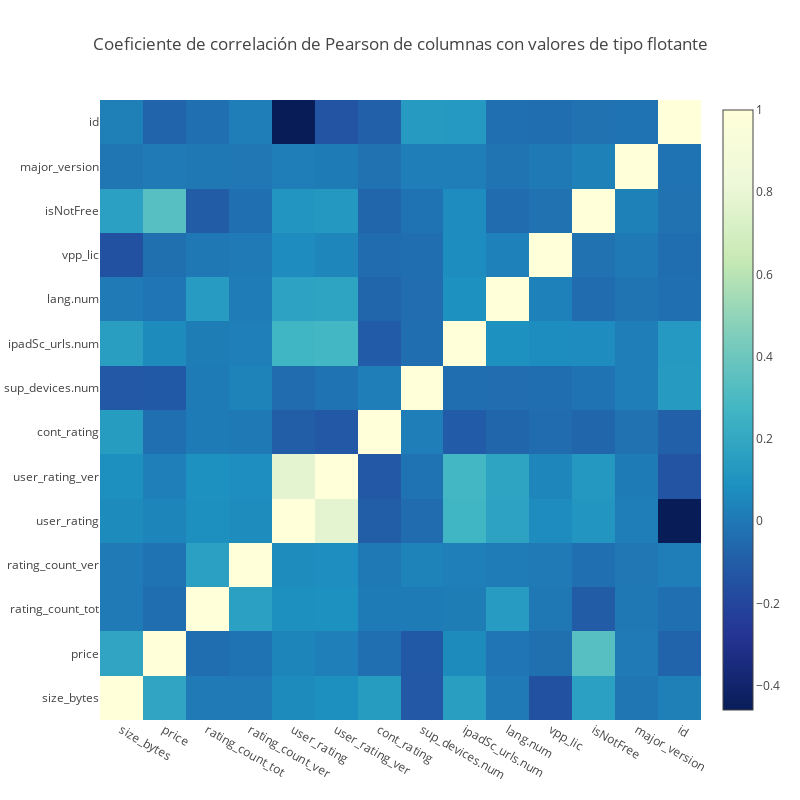

Notebook code for this chart:
### Markdown cell above
Con esto se obtienen datos adicionales: track name, tamano de la app en bytes y la descripcion.

### Code cell
data = [
    go.Heatmap(
        z = m.corr().values,
        x = m.corr().columns.values,
        y = m.corr().columns.values,
        colorscale='YlGnBu',
        reversescale=False,
    )
]

layout = go.Layout(
    title='Coeficiente de correlación de Pearson de columnas con valores de tipo flotante',
    xaxis = dict(ticks=''),
    yaxis = dict(ticks='' ),
    width = 800, height = 800,
    margin = dict(
        l = 100
    )
)

fig = go.Figure(data=data, layout=layout)
py.iplot(fig, filename='labelled-heatmap')

### Figure 1 — Plotly figure (JSON) as saved in the notebook; plotly's stock layout.template omitted (floating-point values rounded to 4 significant figures; data arrays with more than 128 entries replaced by an {"elided": "..."} marker saying what was removed)
{"data": [{"colorscale": "YlGnBu", "reversescale": false, "type": "heatmap", "x": ["size_bytes", "price", "rating_count_tot", "rating_count_ver", "user_rating", "user_rating_ver", "cont_rating", "sup_devices.num", "ipadSc_urls.num", "lang.num", "vpp_lic", "isNotFree", "major_version", "id"], "y": ["size_bytes", "price", "rating_count_tot", "rating_count_ver", "user_rating", "user_rating_ver", "cont_rating", "sup_devices.num", "ipadSc_urls.num", "lang.num", "vpp_lic", "isNotFree", "major_version", "id"], "z": {"elided": "14x14 float values"}}], "layout": {"height": 800, "margin": {"l": 100}, "title": "Coeficiente de correlación de Pearson de columnas con valores de tipo flotante", "width": 800, "xaxis": {"ticks": ""}, "yaxis": {"ticks": ""}}}
